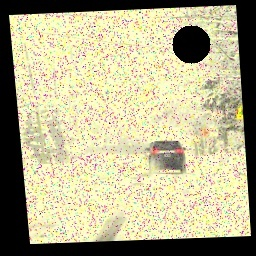
#> input picture denoising_results/Original.jpg, 256 x 256 px
$ python batch_denoise.py -i denoising_results -o out
#> lines starting #> are read from the running program, lines starting #| are printed output that depends on the picture; after the words box and inside, x2 and y2 are one past the last pixel; in counts of white or black regions, pixels touching at a corner belong together
### advanced_denoise.py
import cv2
import numpy as np
import os
from scipy import ndimage
from PIL import Image, ImageEnhance
import argparse
from skimage.restoration import denoise_nl_means, estimate_sigma, denoise_tv_chambolle, denoise_wavelet
from skimage.util import img_as_float, img_as_ubyte
from skimage.metrics import peak_signal_noise_ratio as psnr
from skimage.metrics import structural_similarity as ssim

class AdvancedDenoiser:
    def __init__(self, preserve_details=True, strength=0.5):
        """
        Initialize the denoiser with configurable parameters

        Args:
            preserve_details: Whether to focus on preserving fine details
            strength: Strength of denoising (0.0 to 1.0)
        """
        self.preserve_details = preserve_details
        self.strength = max(0.0, min(1.0, strength))  # Clamp between 0 and 1

        # Parameters tuned based on strength
        self.nlm_h = 5 + (self.strength * 6)  # NLM filter strength
        self.tv_weight = 0.1 + (self.strength * 0.2)  # Total Variation weight
        self.bilateral_d = 7  # Bilateral filter diameter
        self.bilateral_sigma_color = 30 * self.strength  # Controls filter strength
        self.bilateral_sigma_space = 5 + (self.strength * 5)  # Spatial sigma

    # [10 lines left out: functions _convert_to_float, _convert_from_float, not called in this run]

    def _analyze_noise(self, image):
        """Analyze noise characteristics to guide denoising strategy"""
        # Convert to grayscale for analysis
        if len(image.shape) == 3:
            gray = cv2.cvtColor(image, cv2.COLOR_BGR2GRAY)
        else:
            gray = image.copy()

        # Estimate noise level (newer versions of scikit-image use channel_axis instead of multichannel)
        noise_sigma = np.mean(estimate_sigma(gray))

        # Analyze local variance to identify noisy regions
        # Create a kernel for local variance calculation
        kernel_size = 7
        kernel = np.ones((kernel_size, kernel_size)) / (kernel_size * kernel_size)

        # Calculate local mean
        local_mean = cv2.filter2D(gray.astype(np.float32), -1, kernel)

        # Calculate local variance
        local_var = cv2.filter2D(np.square(gray.astype(np.float32)), -1, kernel) - np.square(local_mean)
        high_var_ratio = np.sum(local_var > np.mean(local_var) * 1.5) / gray.size

        # Analyze edge content
        edges = cv2.Canny(gray, 50, 150)
        edge_ratio = np.count_nonzero(edges) / edges.size

        return {
            'noise_level': noise_sigma,
            'high_var_ratio': high_var_ratio,
            'edge_ratio': edge_ratio
        }

    def _edge_aware_smoothing(self, image):
        """Apply edge-preserving smoothing"""
        # Apply bilateral filter for edge-preserving smoothing
        smoothed = cv2.bilateralFilter(
            image,
            d=self.bilateral_d,
            sigmaColor=self.bilateral_sigma_color,
            sigmaSpace=self.bilateral_sigma_space
        )
        return smoothed

    # [17 lines left out: function _detail_enhancing, not called in this run]

    def _apply_nlm(self, image, noise_info):
        """Apply Non-Local Means denoising"""
        # Use OpenCV's NLM implementation which is faster
        if len(image.shape) == 3:
            # For color images
            h = self.nlm_h * max(0.1, noise_info['noise_level'])

            # OpenCV NLM parameters
            h_luminance = h
            h_color = h * 1.5
            template_size = 7
            search_size = 21

            # Apply NLM with OpenCV (faster than scikit-image for color)
            denoised = cv2.fastNlMeansDenoisingColored(
                image,
                None,
                h_luminance,
                h_color,
                template_size,
                search_size
            )
            return denoised
        else:
            # For grayscale images
            # Fallback to scikit-image implementation which gives better quality for grayscale
            float_img = img_as_float(image)
            denoised = denoise_nl_means(
                float_img,
                h=self.nlm_h * noise_info['noise_level'],
                patch_size=7,
                patch_distance=6,
                fast_mode=True
            )
            return img_as_ubyte(denoised)

    def _apply_wavelet(self, image, noise_info):
        """Apply Wavelet denoising"""
        # Ensure image is properly scaled between 0 and 1 for processing
        if image.dtype == np.uint8:
            image_float = image.astype(np.float32) / 255.0
        else:
            image_float = image.copy()

        # Apply wavelet denoising - works well for Gaussian noise
        if len(image.shape) == 3:
            denoised = denoise_wavelet(
                image_float,
                channel_axis=2,  # For color images, channel axis is 2
                convert2ycbcr=True,
                method='BayesShrink',
                mode='soft',
                rescale_sigma=True
            )
        else:
            denoised = denoise_wavelet(
                image_float,
                channel_axis=None,  # For grayscale images
                method='BayesShrink',
                mode='soft',
                rescale_sigma=True
            )

        # Convert back to uint8
        return (denoised * 255).astype(np.uint8)

    def _apply_tv(self, image, noise_info):
        """Apply Total Variation denoising"""
        # Ensure image is properly scaled between 0 and 1 for processing
        if image.dtype == np.uint8:
            image_float = image.astype(np.float32) / 255.0
        else:
            image_float = image.copy()

        # Apply TV denoising - good for salt and pepper noise
        if len(image.shape) == 3:
            denoised = denoise_tv_chambolle(
                image_float,
                weight=self.tv_weight,
                channel_axis=2  # For color images, channel axis is 2
            )
        else:
            denoised = denoise_tv_chambolle(
                image_float,
                weight=self.tv_weight,
                channel_axis=None  # For grayscale images
            )

        # Convert back to uint8
        return (denoised * 255).astype(np.uint8)

    def _blend_results(self, original, nlm, wavelet, tv, edge_aware, noise_info):
        """Intelligently blend results from different methods"""
        # Determine weights based on noise analysis
        nlm_weight = 0.4
        wavelet_weight = 0.3
        tv_weight = 0.2
        edge_weight = 0.1

        # Adjust weights based on noise characteristics
        if noise_info['noise_level'] > 0.15:
            # Higher noise - give more weight to stronger denoising methods
            nlm_weight = 0.5
            wavelet_weight = 0.3
            tv_weight = 0.15
            edge_weight = 0.05

        if noise_info['edge_ratio'] > 0.1:
            # More edges - prioritize edge preservation
            nlm_weight = 0.45
            wavelet_weight = 0.2
            tv_weight = 0.1
            edge_weight = 0.25

        # Normalize weights
        total = nlm_weight + wavelet_weight + tv_weight + edge_weight
        nlm_weight /= total
        wavelet_weight /= total
        tv_weight /= total
        edge_weight /= total

        # Blend the results
        blended = cv2.addWeighted(nlm, nlm_weight, wavelet, wavelet_weight, 0)
        blended = cv2.addWeighted(blended, 1.0, tv, tv_weight, 0)
        blended = cv2.addWeighted(blended, 1.0, edge_aware, edge_weight, 0)

        return blended

    # [24 lines left out: function evaluate_quality, not called in this run]

    def denoise(self, image, return_metrics=False, original=None):
        """
        Main denoising method that applies a customized combination of algorithms

        Args:
            image: Input image (numpy array)
            return_metrics: Whether to return quality metrics
            original: Original image for metrics calculation (if different from input)

        Returns:
            Denoised image, and optionally quality metrics
        """
        # Clone the image to avoid modifying the original
        image_copy = image.copy()

        # Analyze noise characteristics
        noise_info = self._analyze_noise(image_copy)

        # Apply edge-aware smoothing
        edge_aware = self._edge_aware_smoothing(image_copy)

        # Apply different denoising methods
        nlm_result = self._apply_nlm(image_copy, noise_info)
        wavelet_result = self._apply_wavelet(image_copy, noise_info)
        tv_result = self._apply_tv(image_copy, noise_info)

        # Blend the results
        denoised = self._blend_results(
            image_copy, nlm_result, wavelet_result, tv_result, edge_aware, noise_info
        )

        # Enhance details if needed
        if self.preserve_details:
            denoised = self._detail_enhancing(denoised)

        # Calculate metrics if requested
        if return_metrics:
            # If original is not provided, use the input image as reference
            reference = original if original is not None else image_copy
            metrics = self.evaluate_quality(reference, denoised)
            return denoised, metrics

        return denoised


# [44 lines left out: function main, not called in this run]


# [2 lines that do not run on import are left out]

### batch_denoise.py
import os
import cv2
import argparse
from advanced_denoise import AdvancedDenoiser
from tqdm import tqdm

def process_directory(input_dir, output_dir, strength=0.9, preserve_details=True):
    """
    Process all images in input_dir and save results to output_dir
    """
    # Create output directory if it doesn't exist
    os.makedirs(output_dir, exist_ok=True)

    # Get list of image files
    image_extensions = ['.jpg', '.jpeg', '.png', '.bmp']
    image_files = [f for f in os.listdir(input_dir)
                  if os.path.splitext(f)[1].lower() in image_extensions]

    # Create denoiser instance
    denoiser = AdvancedDenoiser(
        preserve_details=preserve_details,
        strength=strength
    )

    # Process each image with progress bar
    for filename in tqdm(image_files, desc="Denoising images"):
        # Load image
        input_path = os.path.join(input_dir, filename)
        image = cv2.imread(input_path)

        if image is None:
            print(f"Warning: Could not read image {input_path}")
            continue

        # Apply denoising
        denoised = denoiser.denoise(image)

        # Save result
        output_path = os.path.join(output_dir, filename)
        cv2.imwrite(output_path, denoised)

    print(f"Processed {len(image_files)} images. Results saved to {output_dir}")

def main():
    parser = argparse.ArgumentParser(description='Batch Image Denoising')
    parser.add_argument('--input-dir', '-i', required=True, help='Input directory containing images')
    parser.add_argument('--output-dir', '-o', required=True, help='Output directory for denoised images')
    parser.add_argument('--strength', '-s', type=float, default=0.5,
                        help='Denoising strength (0.0 to 1.0)')
    parser.add_argument('--preserve-details', '-p', action='store_true',
                        help='Preserve fine details')

    args = parser.parse_args()

    process_directory(
        args.input_dir,
        args.output_dir,
        strength=args.strength,
        preserve_details=args.preserve_details
    )
#> in process_directory, image is the input picture: shape (256, 256, 3); mean B, G, R 141.4, 175.2, 180.3
#> in _analyze_noise, `gray = cv2.cvtColor(image, cv2.COLOR_BGR2GRAY)`:
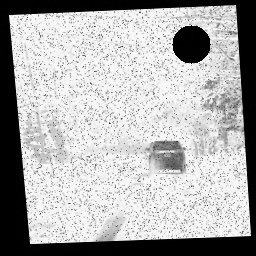
#> gray: shape (256, 256); min 0, max 252, mean 172.9
#> in _analyze_noise, `noise_sigma = np.mean(estimate_sigma(gray))`: noise_sigma = 9.08
#> in _analyze_noise, `local_mean = cv2.filter2D(gray.astype(np.float32), -1, kernel)`:
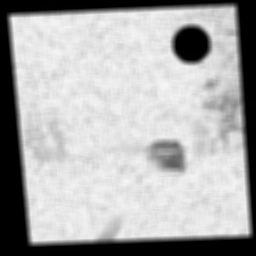
#> local_mean: shape (256, 256) float32; min 0, max 246.3, mean 172.9
#> in _analyze_noise, `local_var = cv2.filter2D(np.square(gray.astype(np.float32)), -1, kerne..`:
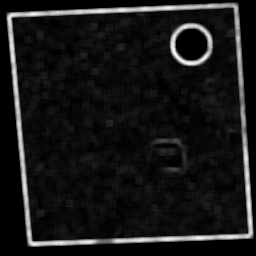
#> local_var: shape (256, 256) float32; min 0, max 14453.9, mean 1334.8; drawn with min black and max white
#> in _analyze_noise, `high_var_ratio = np.sum(local_var > np.mean(local_var) * 1.5) / gray.s..`: high_var_ratio = 0.101
#> in _analyze_noise, `edges = cv2.Canny(gray, 50, 150)`:
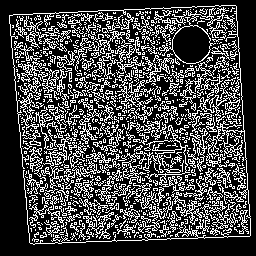
#> edges: shape (256, 256); 27.6% white in thin lines or dots, all inside (x1, y1, x2, y2) = (9, 5, 251, 245)
#> in _analyze_noise, `edge_ratio = np.count_nonzero(edges) / edges.size`: edge_ratio = 0.276
#> in denoise, `noise_info = self._analyze_noise(image_copy)`: noise_info = {'noise_level': 9.08, 'high_var_ratio': 0.101, 'edge_ratio': 0.276}
#> in _apply_nlm, `h = self.nlm_h * max(0.1, noise_info['noise_level'])`: h = 72.66
#> in _apply_nlm, `h_color = h * 1.5`: h_color = 109
#> in _blend_results, `blended = cv2.addWeighted(nlm, nlm_weight, wavelet, wavelet_weight, 0)`:
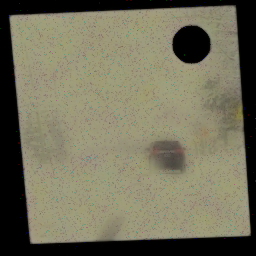
#> blended: shape (256, 256, 3); mean B, G, R 91.2, 112.4, 115.5
#> in _blend_results, `blended = cv2.addWeighted(blended, 1.0, tv, tv_weight, 0)`:
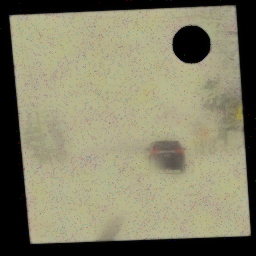
#> blended: shape (256, 256, 3); mean B, G, R 105.3, 129.9, 133.5
#> in _blend_results, `blended = cv2.addWeighted(blended, 1.0, edge_aware, edge_weight, 0)`:
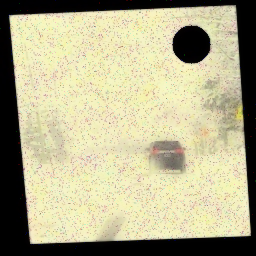
#> blended: shape (256, 256, 3); mean B, G, R 140.7, 173.7, 178.6

if __name__ == "__main__":
    main()
